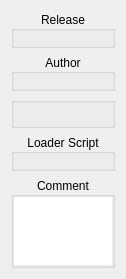
                <widget class="QWidget" name="Template_Informations_scrollAreaWidgetContents" >
                 <property name="geometry" >
                  <rect>
                   <x>0</x>
                   <y>0</y>
                   <width>126</width>
                   <height>263</height>
                  </rect>
                 </property>
                 <layout class="QGridLayout" name="Template_Informations_scrollAreaWidgetContents_gridLayout" >
                  <item row="0" column="0" >
                   <widget class="QGroupBox" name="Release_groupBox" >
                    <property name="title" >
                     <string>Release</string>
                    </property>
                    <property name="alignment" >
                     <set>Qt::AlignCenter</set>
                    </property>
                    <property name="flat" >
                     <bool>true</bool>
                    </property>
                    <layout class="QGridLayout" name="Release_groupBox_gridLayout" >
                     <property name="margin" >
                      <number>0</number>
                     </property>
                     <item row="0" column="0" >
                      <widget class="QLabel" name="Release_Set_label" >
                       <property name="font" >
                        <font>
                         <italic>true</italic>
                        </font>
                       </property>
                       <property name="margin" >
                        <number>4</number>
                       </property>
                      </widget>
                     </item>
                    </layout>
                   </widget>
                  </item>
                  <item row="1" column="0" >
                   <widget class="QGroupBox" name="Template_Author_groupBox" >
                    <property name="title" >
                     <string>Author</string>
                    </property>
                    <property name="alignment" >
                     <set>Qt::AlignCenter</set>
                    </property>
                    <property name="flat" >
                     <bool>true</bool>
                    </property>
                    <layout class="QGridLayout" name="Template_Author_groupBox_gridLayout" >
                     <property name="margin" >
                      <number>0</number>
                     </property>
                     <item row="0" column="0" >
                      <widget class="QLabel" name="Template_Author_Set_label" >
                       <property name="font" >
                        <font>
                         <italic>true</italic>
                        </font>
                       </property>
                       <property name="margin" >
                        <number>4</number>
                       </property>
                       <property name="openExternalLinks" >
                        <bool>true</bool>
                       </property>
                      </widget>
                     </item>
                    </layout>
                   </widget>
                  </item>
                  <item row="3" column="0" >
                   <widget class="QGroupBox" name="Template_Loader_Script_groupBox" >
                    <property name="title" >
                     <string>Loader Script</string>
                    </property>
                    <property name="alignment" >
                     <set>Qt::AlignCenter</set>
                    </property>
                    <property name="flat" >
                     <bool>true</bool>
                    </property>
                    <layout class="QGridLayout" name="Template_Loader_Script_groupBox_gridLayout" >
                     <property name="margin" >
                      <number>0</number>
                     </property>
                     <item row="0" column="0" >
                      <widget class="QLabel" name="Loader_Script_Set_label" >
                       <property name="font" >
                        <font>
                         <italic>true</italic>
                        </font>
                       </property>
                       <property name="margin" >
                        <number>4</number>
                       </property>
                      </widget>
                     </item>
                    </layout>
                   </widget>
                  </item>
                  <item row="2" column="0" >
                   <widget class="QGroupBox" name="Software_Set_groupBox" >
                    <property name="title" >
                     <string/>
                    </property>
                    <property name="alignment" >
                     <set>Qt::AlignCenter</set>
                    </property>
                    <property name="flat" >
                     <bool>true</bool>
                    </property>
                    <layout class="QGridLayout" name="Software_Set_groupBox_gridLayout" >
                     <property name="margin" >
                      <number>0</number>
                     </property>
                     <item row="0" column="0" >
                      <widget class="QLabel" name="Software_Version_label" >
                       <property name="font" >
                        <font>
                         <italic>true</italic>
                        </font>
                       </property>
                       <property name="margin" >
                        <number>4</number>
                       </property>
                      </widget>
                     </item>
                    </layout>
                   </widget>
                  </item>
                  <item row="4" column="0" >
                   <widget class="QGroupBox" name="Template_Comment_groupBox" >
                    <property name="title" >
                     <string>Comment</string>
                    </property>
                    <property name="alignment" >
                     <set>Qt::AlignCenter</set>
                    </property>
                    <property name="flat" >
                     <bool>true</bool>
                    </property>
                    <layout class="QGridLayout" name="Template_Comment_groupBox_gridLayout" >
                     <property name="margin" >
                      <number>0</number>
                     </property>
                     <item row="0" column="0" >
                      <widget class="QTextEdit" name="Template_Comment_textEdit" >
                       <property name="font" >
                        <font>
                         <italic>true</italic>
                        </font>
                       </property>
                       <property name="frameShape" >
                        <enum>QFrame::NoFrame</enum>
                       </property>
                       <property name="verticalScrollBarPolicy" >
                        <enum>Qt::ScrollBarAlwaysOff</enum>
                       </property>
                       <property name="horizontalScrollBarPolicy" >
                        <enum>Qt::ScrollBarAlwaysOff</enum>
                       </property>
                       <property name="undoRedoEnabled" >
                        <bool>false</bool>
                       </property>
                       <property name="readOnly" >
                        <bool>true</bool>
                       </property>
                      </widget>
                     </item>
                    </layout>
                   </widget>
                  </item>
                 </layout>
                </widget>
